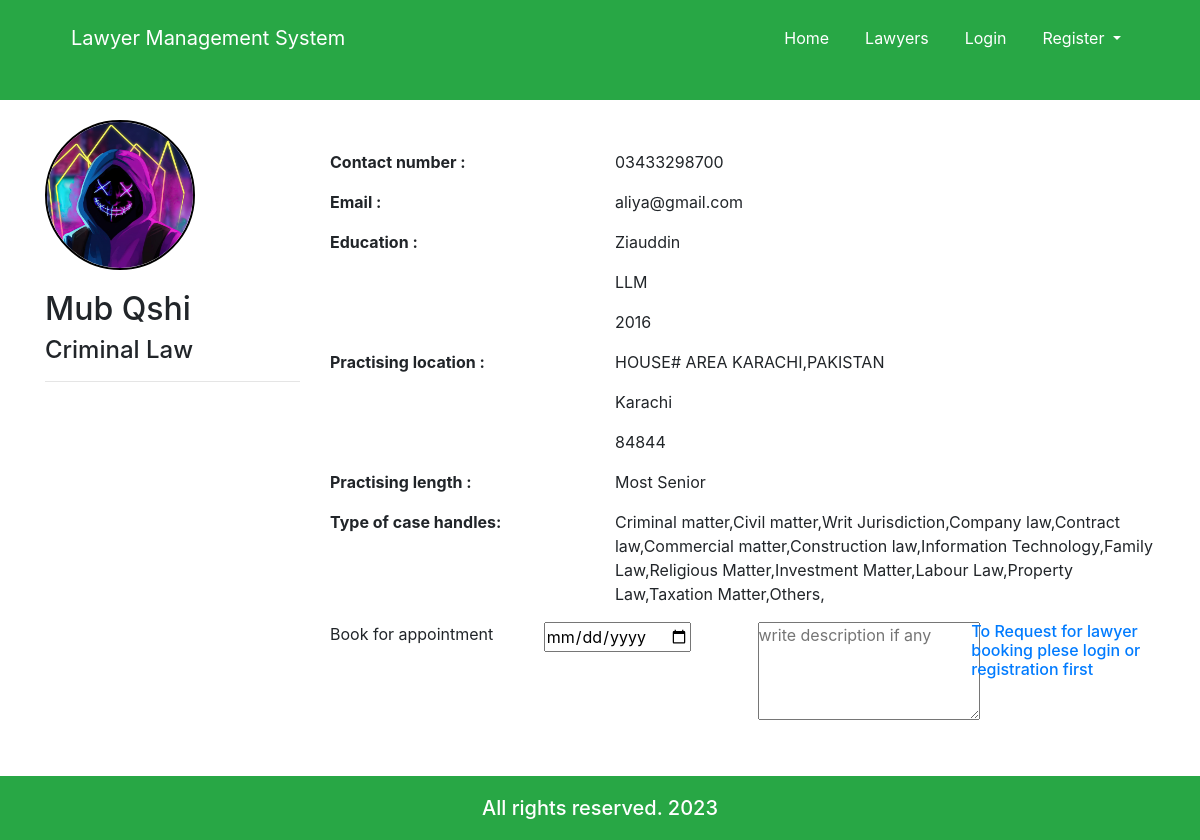
Page /single_lawyer.php?u_id=Lawyer653bfaeb0ba24 on the committed database.
### tables this page shows
CREATE TABLE `user` (
  `u_id` varchar(20) NOT NULL,
  `first_Name` varchar(100) NOT NULL,
  `last_Name` varchar(100) NOT NULL,
  `email` varchar(100) NOT NULL,
  `password` varchar(100) NOT NULL,
  `status` varchar(100) NOT NULL,
  `role` varchar(100) NOT NULL
);

CREATE TABLE `lawyer` (
  `lawyer_id` varchar(20) NOT NULL,
  `contact_Number` varchar(15) NOT NULL,
  `university_College` varchar(100) NOT NULL,
  `degree` varchar(100) NOT NULL,
  `passing_year` varchar(100) NOT NULL,
  `full_address` varchar(200) NOT NULL,
  `city` varchar(50) NOT NULL,
  `zip_code` varchar(50) NOT NULL,
  `practise_Length` varchar(100) NOT NULL,
  `case_handle` varchar(500) NOT NULL,
  `speciality` varchar(100) NOT NULL,
  `image` varchar(150) NOT NULL
);

### single_lawyer.php (the view, shortened to what this page needs)
<!doctype html>
<html lang="en">
	<head>
		<link rel="stylesheet" href="https://use.fontawesome.com/releases/v5.8.1/css/all.css">
		<link rel="stylesheet" href="css/all.css">
		<link rel="stylesheet" href="css/bootstrap.css">
		<link rel="stylesheet" href="css/style.css">
		<link rel="stylesheet" href="css/media.css">
	</head>
	<body>
		<header class="customnav bg-success">
			<div class="container">
				<div class="row">
					<div class="col-md-12">
						<nav class="navbar navbar-expand-lg ">
							<a class="navbar-brand cus-a" href="#">Lawyer Management System</a>
							<div class="collapse navbar-collapse" id="navbarSupportedContent">
								<ul class="navbar-nav ml-auto ">
									<li class="active">
										<a class="nav-link cus-a" href="index.php">Home <span class="sr-only">(current)</span></a>
									</li>
									<li class="">
										<a class="nav-link cus-a" href="lawyers.php">Lawyers</a>
									</li>
									<?php if(isset($_SESSION['login']) && $_SESSION['login'] == TRUE){ ?>
										<li class="">
											<a class="nav-link cus-a" href="user_dashboard.php">Dashboard</a>
										</li>
										<li class="">
											<a class="nav-link cus-a" href="logout.php">Logout</a>
										</li>
										<?php }else{ ?>
										<li class="">
											<a class="nav-link cus-a" href="login.php">Login</a>
										</li>
										<li class="nav-item dropdown">
											<a class="nav-link dropdown-toggle cus-a" href="#" id="navbarDropdown" role="button" data-toggle="dropdown" aria-haspopup="true" aria-expanded="false">
												Register
											</a>
										</li>
									<?php }?>
								</ul>
							</div>
						</nav>
					</div>
				</div>
			</div>
		</header>
		<section>
			<div class="container">
				<div class="row">
					<?php
						$conn = connect();
						$result = mysqli_query($conn,"SELECT * FROM user,lawyer WHERE user.u_id=lawyer.lawyer_id AND user.status='Active' AND user.u_id='" . $_GET['u_id'] . "'");
						while($row = mysqli_fetch_array($result)) {
						?>
						<div class="col-md-3">
							<div class="sideprofile">
								<img src="images/upload/<?php echo $row["image"]; ?>" class="img-fluid profile_img" alt="profile picture">
								<h2><?php echo $row["first_Name"]; ?> <?php echo $row["last_Name"]; ?></h2>
								<h4><?php echo $row["speciality"]; ?></h4>
								<hr>
							</div>
						</div>
						<div class="col-md-9">
							<div class="mainprofile">
								<div class="infogroup row">
									<div class="col-md-4">
										<label for="email"><b>Contact number :</b></label>
									</div>
									<div class="col-md-8">
										<p><?php echo $row["contact_Number"]; ?></p>
									</div>
								</div>
								<div class="infogroup row">
									<div class="col-md-4">
										<label for="email"><b>Email :</b></label>
									</div>
									<div class="col-md-8">
										<p><?php echo $row["email"]; ?></p>
									</div>
								</div>
								<div class="infogroup row">
									<div class="col-md-4">
										<label for="email"><b>Education :</b></label>
									</div>
									<div class="col-md-8">
										<p><?php echo $row["university_College"]; ?></p>
										<p><?php echo $row["degree"]; ?></p>
										<p><?php echo $row["passing_year"]; ?></p>
									</div>
								</div>
								<div class="infogroup row">
									<div class="col-md-4">
										<label for="email"><b>Practising location :</b></label>
									</div>
									<div class="col-md-8">
										<p><?php echo $row["full_address"]; ?></p>
										<p><?php echo $row["city"]; ?></p>
										<p><?php echo $row["zip_code"]; ?></p>
									</div>
								</div>
								<div class="infogroup row">
									<div class="col-md-4">
										<label for="email"><b>Practising length :</b></label>
									</div>
									<div class="col-md-8">
										<p><?php echo $row["practise_Length"]; ?></p>
									</div>
								</div>
								<div class="infogroup row">
									<div class="col-md-4">
										<label for="email"><b>Type of case handles:</b></label>
									</div>
									<div class="col-md-8">
										<p><?php echo $row["case_handle"]; ?></p>
									</div>
								</div>
								<form action="save_booking.php" method="post">
									<div class="row">
										<div class="col-md-3">
											Book for appointment
										</div>
										<div class="col-md-3">
											<input type="date"  name="date" >
										</div>
										<div class="col-md-3">
											<textarea name="description" id="" cols="20" rows="4" placeholder="write description if any"></textarea>
										</div>
										<div class="col-md-3 float-right">
											<?php if(isset($_SESSION['login']) && $_SESSION['login'] == TRUE){ ?>
												<input name="post" type="submit" class="btn btn-block btn-info" value="Request booking" />
												<?php }else{ ?>
												<h6><a href="login.php">To Request for lawyer booking plese login or registration first</a></h6>
											<?php }?>
										</div>
									</div>
								</form>
							</div>
						</div>
						<?php
						}
					?>
				</div>
			</div>
		</section>
		<footer class="bg-success">
			<div class="container">
			<div class="row">
			<div class="col">
			<h5>All rights reserved. 2023</h5>
			</div>
			</div>
			</div>
			</footer>
			</body>
			</html>

### css/style.css (style rules this page uses)
* { margin: 0; padding: 0; }
html { height: 100% !important; }
body { display: flex !important; min-height: 100% !important; flex-direction: column; }
.customnav { background-color: #040000; height: 100px; }
.customnav a { margin: 10px 10px; }
.cus-a { color: white !important; }
footer { margin-top: auto; background-color: black; color: white; }
footer h5 { text-align: center; margin: 20px 0px; }
.profile_img { width: 150px; height: 150px; border-radius: 75px; border: 2px solid black; margin: 20px 0px; }
.mainprofile { margin: 50px 0px; }

### rows in the picture
user: lawyer.image (picture), first_Name "Mub", last_Name "Qshi", lawyer.speciality "Criminal Law", lawyer.contact_Number "03433298700", email "aliya@gmail.com", lawyer.university_College "Ziauddin", lawyer.degree "LLM", lawyer.passing_year "2016", lawyer.full_address "HOUSE# AREA KARACHI,PAKISTAN", lawyer.city "Karachi", lawyer.zip_code "84844", lawyer.practise_Length "Most Senior", lawyer.case_handle "Criminal matter,Civil matter,Writ Jurisdiction,Company law,Contract law,Commercial matter,Construction law,Information Technology,Family Law,Religious Matter,Investment Matter,Labour Law,Property Law,Taxation Matter,Others,"
